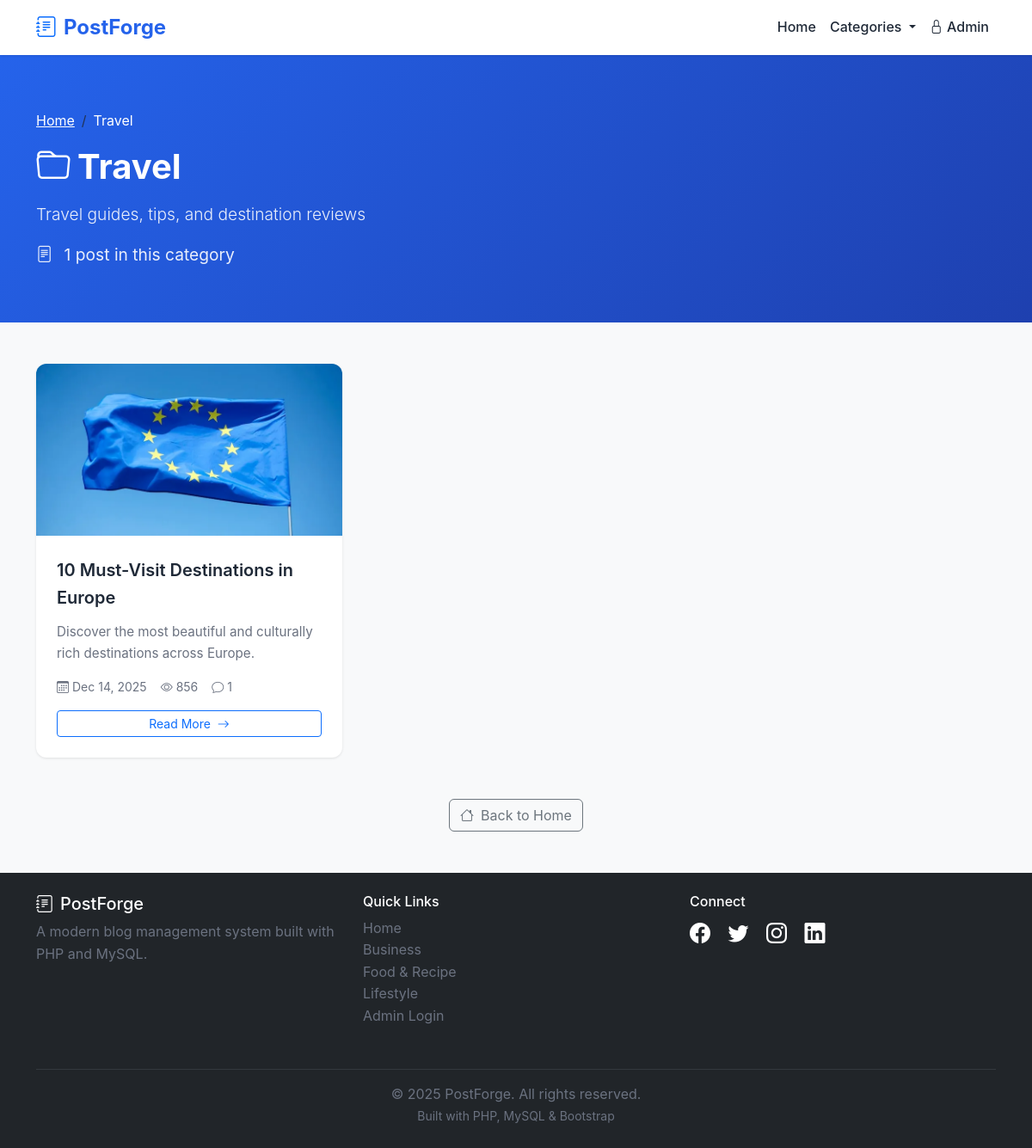
The page /category.php?slug=travel on the database its author committed.
### tables this page shows
CREATE TABLE IF NOT EXISTS categories (
    id INT PRIMARY KEY AUTO_INCREMENT,
    name VARCHAR(100) UNIQUE NOT NULL,
    slug VARCHAR(100) UNIQUE NOT NULL,
    description TEXT,
    created_at TIMESTAMP DEFAULT CURRENT_TIMESTAMP,
    INDEX idx_slug (slug)
);

CREATE TABLE IF NOT EXISTS posts (
    id INT PRIMARY KEY AUTO_INCREMENT,
    title VARCHAR(255) NOT NULL,
    slug VARCHAR(255) UNIQUE NOT NULL,
    content TEXT NOT NULL,
    excerpt TEXT,
    featured_image VARCHAR(255),
    category_id INT,
    author_id INT,
    status ENUM('draft', 'published') DEFAULT 'draft',
    views INT DEFAULT 0,
    created_at TIMESTAMP DEFAULT CURRENT_TIMESTAMP,
    updated_at TIMESTAMP DEFAULT CURRENT_TIMESTAMP ON UPDATE CURRENT_TIMESTAMP,
    published_at TIMESTAMP NULL,
    FOREIGN KEY (category_id) REFERENCES categories(id) ON DELETE SET NULL,
    FOREIGN KEY (author_id) REFERENCES admins(id) ON DELETE CASCADE,
    INDEX idx_slug (slug),
    INDEX idx_status (status),
    INDEX idx_category (category_id),
    INDEX idx_author (author_id),
    INDEX idx_created (created_at),
    FULLTEXT idx_search (title, content)
);

### includes/functions.php (called while the page is built, shortened)
<?php
function sanitize($data) {
    return htmlspecialchars($data, ENT_QUOTES, 'UTF-8');
}
function formatDate($date, $format = 'M d, Y') {
    return date($format, strtotime($date));
}
function truncate($text, $length = 100, $suffix = '...') {
    return $text;
}
function formatNumber($number) {
    return number_format($number);
}

### public/category.php (the view, shortened to what this page needs)
<?php
require_once '../includes/functions.php';
$categorySlug = $_GET['slug'] ?? '';
try {
    $db = getDB();
    $catStmt = $db->prepare("SELECT * FROM categories WHERE slug = :slug");
    $catStmt->execute(['slug' => $categorySlug]);
    $category = $catStmt->fetch();
    $page = isset($_GET['page']) ? (int)$_GET['page'] : 1;
    $countStmt = $db->prepare("
        SELECT COUNT(*) as count FROM posts
        WHERE category_id = :category_id AND status = 'published'
    ");
    $countStmt->execute(['category_id' => $category['id']]);
    $total = $countStmt->fetch()['count'];
    $pagination = getPagination($total, POSTS_PER_PAGE, $page);
    $postsStmt = $db->prepare("
        SELECT p.*, c.name as category_name, c.slug as category_slug, a.full_name as author_name,
               (SELECT COUNT(*) FROM comments WHERE post_id = p.id AND status = 'approved') as comment_count
        FROM posts p
        LEFT JOIN categories c ON p.category_id = c.id
        LEFT JOIN admins a ON p.author_id = a.id
        WHERE p.category_id = :category_id AND p.status = 'published'
        ORDER BY p.published_at DESC
        LIMIT :offset, :limit
    ");
    $postsStmt->execute([
        'category_id' => $category['id'],
        'offset' => $pagination['offset'],
        'limit' => POSTS_PER_PAGE
    ]);
    $posts = $postsStmt->fetchAll();
} catch (PDOException $e) {
    header('Location: index.php');
    exit;
}
include 'includes/header.php';
?>
<div class="hero-section">
    <div class="container">
        <nav aria-label="breadcrumb">
            <ol class="breadcrumb">
                <li class="breadcrumb-item"><a href="index.php" class="text-white">Home</a></li>
                <li class="breadcrumb-item active text-white" aria-current="page">
                    <?php echo sanitize($category['name']); ?>
                </li>
            </ol>
        </nav>
        <h1><i class="bi bi-folder me-2"></i><?php echo sanitize($category['name']); ?></h1>
        <?php if ($category['description']): ?>
            <p class="lead"><?php echo sanitize($category['description']); ?></p>
        <?php endif; ?>
        <p class="mb-0">
            <i class="bi bi-file-text me-2"></i>
            <?php echo formatNumber($total); ?> post<?php echo $total != 1 ? 's' : ''; ?> in this category
        </p>
    </div>
</div>
<div class="container mb-5">
    <div class="row">
        <?php if (empty($posts)): ?>
            <div class="col-12">
                <div class="alert alert-info">
                    <i class="bi bi-info-circle me-2"></i>
                    No posts in this category yet.
                    <a href="index.php" class="alert-link">Browse all posts</a>
                </div>
            </div>
        <?php else: ?>
            <?php foreach ($posts as $post): ?>
                <div class="col-md-6 col-lg-4 mb-4">
                    <div class="card post-card">
                        <?php if ($post['featured_image']): ?>
                            <img src="<?php echo UPLOAD_URL . sanitize($post['featured_image']); ?>"
                                 alt="<?php echo sanitize($post['title']); ?>"
                                 class="post-card-img">
                        <?php else: ?>
                            <div class="post-card-img bg-secondary d-flex align-items-center justify-content-center">
                                <i class="bi bi-image text-white" style="font-size: 3rem;"></i>
                            </div>
                        <?php endif; ?>
                        <div class="post-card-body">
                            <a href="post.php?slug=<?php echo $post['slug']; ?>"
                               class="post-card-title">
                                <?php echo sanitize($post['title']); ?>
                            </a>
                            <p class="post-card-excerpt">
                                <?php echo sanitize(truncate($post['excerpt'], 100)); ?>
                            </p>
                            <div class="post-meta">
                                <span class="post-meta-item">
                                    <i class="bi bi-calendar3"></i>
                                    <?php echo formatDate($post['published_at'], 'M d, Y'); ?>
                                </span>
                                <span class="post-meta-item">
                                    <i class="bi bi-eye"></i>
                                    <?php echo formatNumber($post['views']); ?>
                                </span>
                                <span class="post-meta-item">
                                    <i class="bi bi-chat"></i>
                                    <?php echo $post['comment_count']; ?>
                                </span>
                            </div>
                            <a href="post.php?slug=<?php echo $post['slug']; ?>"
                               class="btn btn-outline-primary btn-sm mt-3 w-100">
                                Read More <i class="bi bi-arrow-right ms-1"></i>
                            </a>
                        </div>
                    </div>
                </div>
            <?php endforeach; ?>
        <?php endif; ?>
    </div>
    <div class="text-center mt-4">
        <a href="index.php" class="btn btn-outline-secondary">
            <i class="bi bi-house me-2"></i>Back to Home
        </a>
    </div>
</div>
<?php include 'includes/footer.php'; ?>

### public/includes/footer.php (shortened to what this page needs)
    </main>
    <footer class="bg-dark text-white mt-5 py-4">
        <div class="container">
            <div class="row">
                <div class="col-md-4 mb-3">
                    <h5><i class="bi bi-journal-text me-2"></i><?php echo SITE_NAME; ?></h5>
                    <p class="text-muted">A modern blog management system built with PHP and MySQL.</p>
                </div>
                <div class="col-md-4 mb-3">
                    <h6>Quick Links</h6>
                    <ul class="list-unstyled">
                        <li><a href="index.php" class="text-muted text-decoration-none">Home</a></li>
                        <?php
                        try {
                            $db = getDB();
                            $footerCatsStmt = $db->query("SELECT * FROM categories ORDER BY name ASC LIMIT 3");
                            $footerCategories = $footerCatsStmt->fetchAll();
                            foreach ($footerCategories as $footerCat):
                        ?>
                            <li>
                                <a href="category.php?slug=<?php echo $footerCat['slug']; ?>"
                                   class="text-muted text-decoration-none">
                                    <?php echo sanitize($footerCat['name']); ?>
                                </a>
                            </li>
                        <?php
                            endforeach;
                        } catch (PDOException $e) {
                        }
                        ?>
                        <li><a href="../admin/login.php" class="text-muted text-decoration-none">Admin Login</a></li>
                    </ul>
                </div>
                <div class="col-md-4 mb-3">
                    <h6>Connect</h6>
                    <div class="social-links">
                        <a href="#" class="text-white me-3"><i class="bi bi-facebook"></i></a>
                        <a href="#" class="text-white me-3"><i class="bi bi-twitter"></i></a>
                        <a href="#" class="text-white me-3"><i class="bi bi-instagram"></i></a>
                        <a href="#" class="text-white me-3"><i class="bi bi-linkedin"></i></a>
                    </div>
                </div>
            </div>
            <hr class="border-secondary">
            <div class="text-center text-muted">
                <p class="mb-0">&copy; <?php echo date('Y'); ?> <?php echo SITE_NAME; ?>. All rights reserved.</p>
                <small>Built with PHP, MySQL & Bootstrap</small>
            </div>
        </div>
    </footer>
</body>
</html>

### assets/css/public.css (style rules this page uses)
:root { --primary-blue: #2563eb; --primary-dark: #1e40af; --success-green: #10b981; --warning-orange: #f59e0b; --danger-red: #ef4444; --info-cyan: #06b6d4; --dark-gray: #1f2937; --medium-gray: #6b7280; --light-gray: #f3f4f6; --border-gray: #e5e7eb; }
* { margin: 0; padding: 0; box-sizing: border-box; }
body { font-family: 'Inter', 'Segoe UI', 'Roboto', sans-serif; background-color: #f8f9fa; color: var(--dark-gray); line-height: 1.6; }
.hero-section { background: linear-gradient(135deg, var(--primary-blue) 0%, var(--primary-dark) 100%); color: white; padding: 4rem 0; margin-bottom: 3rem; }
.hero-section h1 { font-size: 2.5rem; font-weight: 700; margin-bottom: 1rem; }
.hero-section p { font-size: 1.2rem; opacity: 0.9; }
.post-card { border: none; border-radius: 12px; box-shadow: 0 1px 3px rgba(0, 0, 0, 0.1); transition: all 0.3s ease; overflow: hidden; height: 100%; background: white; }
.post-card-img { height: 200px; object-fit: cover; transition: transform 0.3s ease; }
.post-card-body { padding: 1.5rem; }
.post-card-title { font-size: 1.25rem; font-weight: 600; margin-bottom: 0.75rem; color: var(--dark-gray); text-decoration: none; display: block; transition: color 0.3s ease; }
.post-card-excerpt { color: var(--medium-gray); font-size: 0.95rem; margin-bottom: 1rem; line-height: 1.6; }
.post-meta { display: flex; align-items: center; gap: 1rem; font-size: 0.875rem; color: var(--medium-gray); flex-wrap: wrap; }
.post-meta-item { display: flex; align-items: center; gap: 0.25rem; }
footer { margin-top: 4rem; }
.social-links a { font-size: 1.5rem; transition: opacity 0.3s ease; }
.text-muted { color: var(--medium-gray) !important; }

### rows shown on the page
categories: name "Travel", description "Travel guides, tips, and destination reviews"
posts: featured_image (picture), title "10 Must-Visit Destinations in Europe", excerpt "Discover the most beautiful and culturally rich destinations across Europe.", published_at "Dec 14, 2025", views "856", comment_count "1"
categories: name "Business"
categories: name "Food & Recipe"
categories: name "Lifestyle"

### other values the page prints
SITE_NAME "PostForge"
formatNumber($total) "1"
